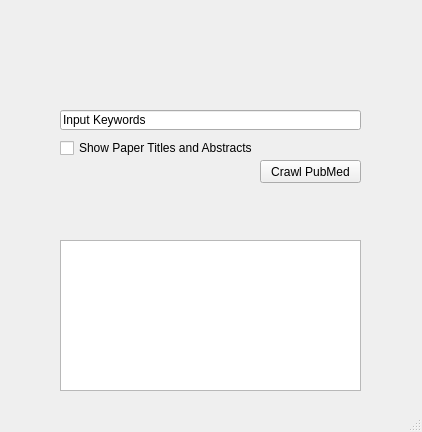
<?xml version="1.0" encoding="UTF-8"?>
<ui version="4.0">
 <class>MainWindow</class>
 <widget class="QMainWindow" name="MainWindow">
  <property name="geometry">
   <rect>
    <x>0</x>
    <y>0</y>
    <width>422</width>
    <height>432</height>
   </rect>
  </property>
  <property name="windowTitle">
   <string>MainWindow</string>
  </property>
  <widget class="QWidget" name="centralwidget">
   <widget class="QLineEdit" name="lineEdit">
    <property name="geometry">
     <rect>
      <x>60</x>
      <y>110</y>
      <width>301</width>
      <height>20</height>
     </rect>
    </property>
    <property name="text">
     <string>Input Keywords</string>
    </property>
   </widget>
   <widget class="QPushButton" name="pushButton">
    <property name="geometry">
     <rect>
      <x>260</x>
      <y>160</y>
      <width>101</width>
      <height>23</height>
     </rect>
    </property>
    <property name="text">
     <string>Crawl PubMed</string>
    </property>
   </widget>
   <widget class="QCheckBox" name="checkBox">
    <property name="geometry">
     <rect>
      <x>60</x>
      <y>140</y>
      <width>211</width>
      <height>16</height>
     </rect>
    </property>
    <property name="text">
     <string>Show Paper Titles and Abstracts</string>
    </property>
   </widget>
   <widget class="QLabel" name="label">
    <property name="geometry">
     <rect>
      <x>30</x>
      <y>10</y>
      <width>291</width>
      <height>71</height>
     </rect>
    </property>
    <property name="text">
     <string>&lt;html&gt;&lt;head/&gt;&lt;body&gt;&lt;p&gt;&lt;img src=&quot;:/newPrefix/eng_logo_squared.png&quot;/&gt;&lt;/p&gt;&lt;/body&gt;&lt;/html&gt;</string>
    </property>
   </widget>
   <widget class="QTextBrowser" name="textBrowser">
    <property name="geometry">
     <rect>
      <x>60</x>
      <y>240</y>
      <width>301</width>
      <height>151</height>
     </rect>
    </property>
   </widget>
  </widget>
  <widget class="QStatusBar" name="statusbar"/>
 </widget>
 <resources>
  <include location="resource.qrc"/>
 </resources>
 <connections/>
</ui>
